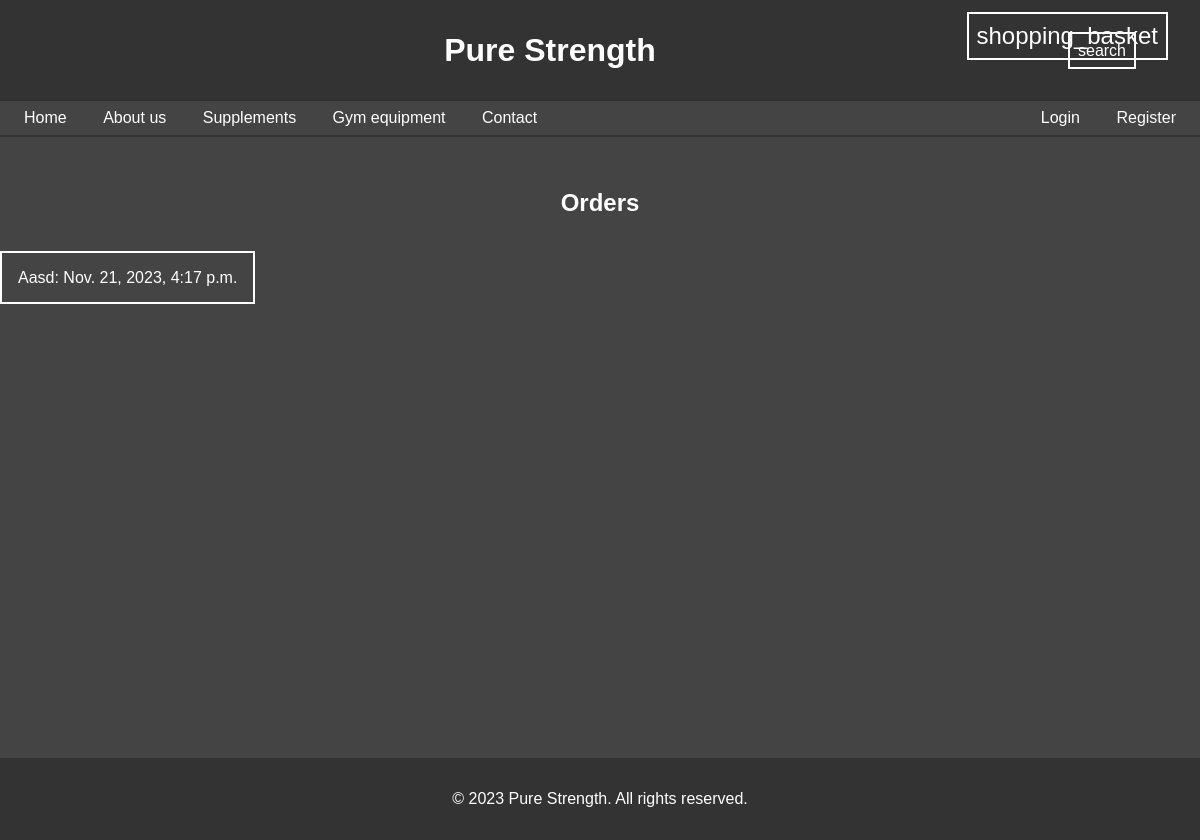
Before: /orders_for_delivery/ with the older database file.
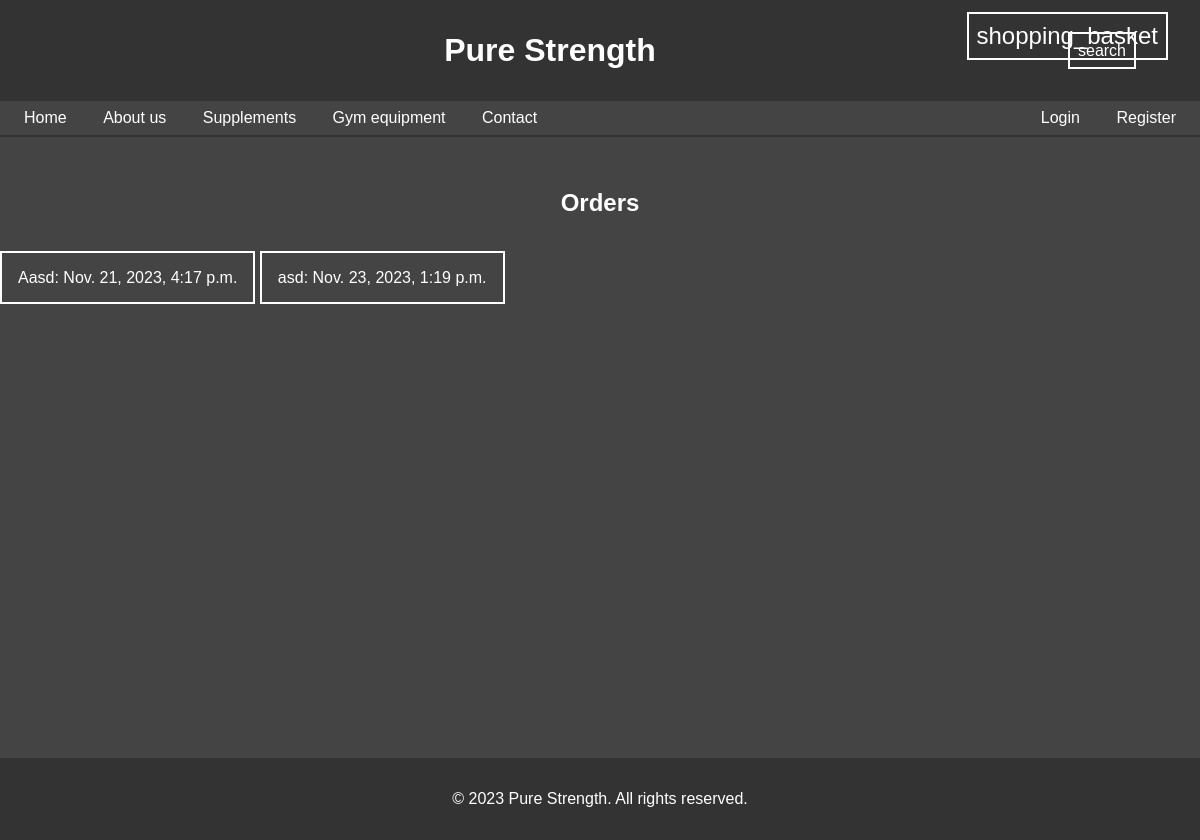
After: the same page with the newer database file.
### Fitness_store/fitness_app/models.py (models this page shows, shortened)
class Order(models.Model):
    PENDING = 'Pending'
    DELIVERED = 'Delivered'
    CANCELLED = 'Cancelled'
    STATUS_CHOICES = [
        (PENDING, 'Pending'),
        (DELIVERED, 'Delivered'),
        (CANCELLED, 'Cancelled'),
    ]
    user = models.ForeignKey(FitnessUser, on_delete=models.SET_NULL, blank=True, null=True)
    session_key = models.CharField(max_length=50, null=True, blank=True)
    address = models.CharField(max_length=200, null=True)
    city = models.CharField(max_length=200, null=True)
    region = models.CharField(max_length=200, null=True)
    zipcode = models.CharField(max_length=200, null=True)
    date_added = models.DateTimeField(default=timezone.now)
    status = models.CharField(max_length=20, choices=STATUS_CHOICES, default=PENDING)

### Fitness_store/fitness_app/views.py (the view)
# urls.py: path('orders_for_delivery/', orders_for_delivery, name='orders for delivery'),
def orders_for_delivery(request):
    orders = Order.objects.all()
    return render(request, 'orders_for_delivery.html', {'orders': orders})

### Fitness_store/fitness_app/context_processors.py (called while the page is built)
def cart_context(request):
    cart_items = []
    cart_total = 0
    if request.user.is_authenticated:
        cart = Cart.objects.filter(user=request.user).first()
        if cart:
            cart_items = cart.cartitem_set.all()
            cart_total = sum(item.price * item.quantity for item in cart_items)
    elif 'cart_id' in request.session:
        cart_data = Cart.objects.get(id=request.session.get('cart_id')).cartitem_set.all()
        cart_items = cart_data
        cart_total = sum(item.price * item.quantity for item in cart_items)
    search_form = ProductSearchForm
    return {'cart_items': cart_items, 'cart_total': cart_total, 'search_form': search_form}

### templates/orders_for_delivery.html
{% extends 'base.html' %}
{% block content %}
{% load static %}
    {% if orders %}
    <h2 class="orders-heading">Orders</h2>
    <div class="orders-container">
    {% for order in orders %}
        <a href="{% url 'order details' order.pk %}" class="single-order">{{ order.address }}: {{ order.date_added }}</a>
    {% endfor %}
    {% else %}
        <h2 class="orders-heading">No orders</h2>
    {% endif %}
    </div>
{% endblock %}

### templates/base.html (shortened to what this page needs)
{% load static %}
<!DOCTYPE html>
<html lang="en">
<head>
    <link rel="stylesheet" href="{% static 'css/styles.css' %}">
</head>
<body>
    <header>
        <div class="header-container">
        <h1><a href="{% url 'homepage' %}">Pure Strength</a></h1>
        <div class="tools-container">
        <div class="search-bar-container">
        <span class="material-symbols-outlined search-bar">
            <a href="#" onclick="toggleSearchBar()">search</a>
        </span>
        </div>
        <div class="cart-container">
        <span class="material-symbols-outlined cart-icon">
            <a href="#" onclick="toggleCart()">shopping_basket</a>
        </span>
        </div>
        </div>
        </div>
    </header>
    <nav class="navigation">
        <div>
        <a href="{% url 'homepage' %}">Home</a>
        <a href="{% url 'about us' %}">About us</a>
        <a href="{% url 'supplements' %}">Supplements</a>
        <a href="{% url 'gym equipment' %}">Gym equipment</a>
        <a href="{% url 'contacts' %}">Contact</a>
        </div>
        <div>
        {% if request.user.is_authenticated %}
            <a href="{% url 'profile detail' request.user.pk %}">Profile</a>
            <a href="{% url 'logout' %}">Logout</a>
        {% else %}
            <a href="{% url 'login' %}">Login</a>
            <a href="{% url 'register' %}">Register</a>
        {% endif %}
        </div>
    </nav>
    <main>
    {% block content %}
    {% endblock %}
    </main>
    <footer>
        <p>&copy; 2023 Pure Strength. All rights reserved.</p>
    </footer>
</body>
</html>

### static/css/base_styles.css (style rules this page uses)
body { font-family: Arial, sans-serif; margin: 0; padding: 0; display: flex; flex-direction: column; min-height: 100vh; }
header { background-color: #333; color: #fff; text-align: center; padding: 2rem; }
.header-container { display: flex; justify-content: space-between; align-items: center; position: relative; }
.cart-container span { border: 2px solid white; padding: 0.5rem; }
.header-container h1 { margin: 0 auto; }
.material-symbols-outlined { color: white; position: absolute; bottom: 0; right: 0; }
nav { background-color: #444; padding: 0.5rem; border-bottom: 2px solid #333; display: flex; justify-content: space-between; }
nav a { color: #fff; text-decoration: none; padding: 0.5rem 1rem; }
a { color: #fff; text-decoration: none; }
footer { background-color: #333; color: #fff; text-align: center; padding: 1rem; margin-top: auto; }
.material-symbols-outlined { color: white; }
.cart-icon { font-size: 24px; cursor: pointer; color: #fff; }
.search-bar { position: relative; }
.search-bar a { padding: 0; }
.search-bar-container span { border: 2px solid white; padding: 0.5rem; }
.tools-container { display: flex; justify-content: space-between; position: relative; align-items: center; width: 100px; }
main { flex: 1; }

### static/css/single-product_page.css (style rules this page uses)
body { background-color: #444444; }

### static/css/login_page.css (style rules this page uses)
body { background-color: #444444; }

### static/css/profile_details.css (style rules this page uses)
body { background-color: #444444; }

### static/css/orders_for_delivery.css (style rules this page uses)
.single-order { color: #fff; border: 2px solid white; width: 50rem; text-align: center; padding: 1rem; }
.orders-container { min-height: 489px; }
.orders-heading { color: #fff; text-align: center; padding: 2rem; }

### static/css/order_details.css (style rules this page uses)
body { background-color: #444444; }

### static/css/profile_delete.css (style rules this page uses)
body { background-color: #444444; }

### static/css/password_change.css (style rules this page uses)
body { background-color: #444444; }

Changed rows visible on the page:
added Order: address "asd", date_added "Nov. 23, 2023, 1:19 p.m."
